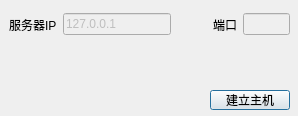
<?xml version="1.0" encoding="UTF-8"?>
<ui version="4.0">
 <class>StartServer</class>
 <widget class="QDialog" name="StartServer">
  <property name="geometry">
   <rect>
    <x>0</x>
    <y>0</y>
    <width>298</width>
    <height>116</height>
   </rect>
  </property>
  <property name="windowTitle">
   <string>建立主机</string>
  </property>
  <widget class="QLabel" name="label_msg">
   <property name="geometry">
    <rect>
     <x>10</x>
     <y>50</y>
     <width>281</width>
     <height>31</height>
    </rect>
   </property>
   <property name="text">
    <string/>
   </property>
  </widget>
  <widget class="QWidget" name="layoutWidget">
   <property name="geometry">
    <rect>
     <x>9</x>
     <y>9</y>
     <width>281</width>
     <height>31</height>
    </rect>
   </property>
   <layout class="QHBoxLayout" name="horizontalLayout">
    <item>
     <widget class="QLabel" name="label">
      <property name="text">
       <string>服务器IP</string>
      </property>
     </widget>
    </item>
    <item>
     <widget class="QLineEdit" name="lineEdit_serverIP">
      <property name="enabled">
       <bool>false</bool>
      </property>
      <property name="sizePolicy">
       <sizepolicy hsizetype="Fixed" vsizetype="Fixed">
        <horstretch>0</horstretch>
        <verstretch>0</verstretch>
       </sizepolicy>
      </property>
      <property name="text">
       <string>127.0.0.1</string>
      </property>
     </widget>
    </item>
    <item>
     <spacer name="horizontalSpacer">
      <property name="orientation">
       <enum>Qt::Horizontal</enum>
      </property>
      <property name="sizeHint" stdset="0">
       <size>
        <width>40</width>
        <height>20</height>
       </size>
      </property>
     </spacer>
    </item>
    <item>
     <widget class="QLabel" name="label_2">
      <property name="text">
       <string>端口</string>
      </property>
     </widget>
    </item>
    <item>
     <widget class="QLineEdit" name="lineEdit">
      <property name="enabled">
       <bool>false</bool>
      </property>
      <property name="sizePolicy">
       <sizepolicy hsizetype="Expanding" vsizetype="Fixed">
        <horstretch>0</horstretch>
        <verstretch>0</verstretch>
       </sizepolicy>
      </property>
      <property name="maximumSize">
       <size>
        <width>50</width>
        <height>16777215</height>
       </size>
      </property>
      <property name="text">
       <string/>
      </property>
     </widget>
    </item>
   </layout>
  </widget>
  <widget class="QPushButton" name="pushButton">
   <property name="geometry">
    <rect>
     <x>210</x>
     <y>90</y>
     <width>80</width>
     <height>20</height>
    </rect>
   </property>
   <property name="text">
    <string>建立主机</string>
   </property>
  </widget>
 </widget>
 <resources/>
 <connections/>
</ui>
